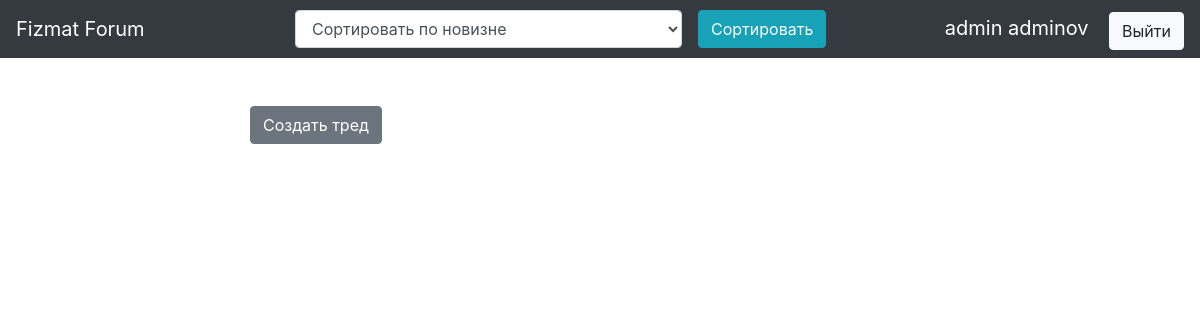
Page / (signed in) on the earlier database version.
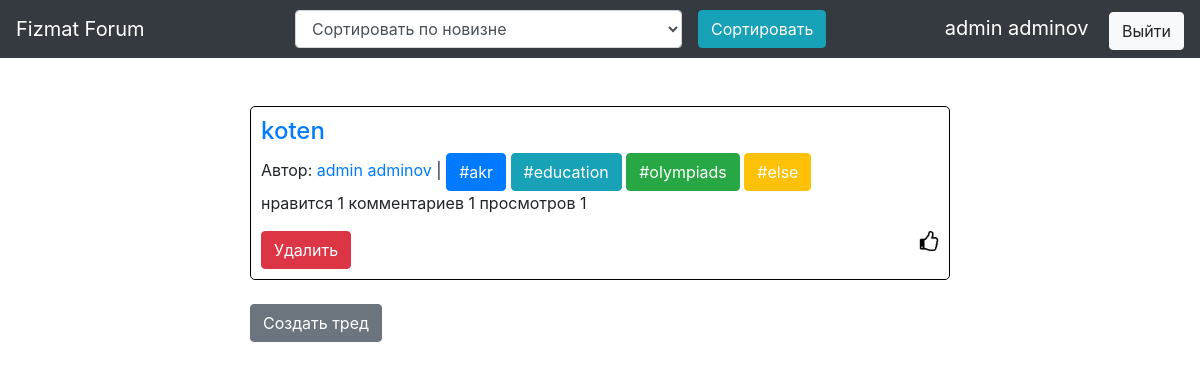
Same page on the later database version.
### data/threads.py (models this page shows)
class Thread(SqlAlchemyBase, UserMixin, SerializerMixin):
    __tablename__ = 'threads'
    id = sqlalchemy.Column(sqlalchemy.Integer, primary_key=True, autoincrement=True)
    title = sqlalchemy.Column(sqlalchemy.String, nullable=False)
    user_id = sqlalchemy.Column(sqlalchemy.Integer, sqlalchemy.ForeignKey("users.id"))
    like_count = sqlalchemy.Column(sqlalchemy.Integer, nullable=False)
    view_count = sqlalchemy.Column(sqlalchemy.Integer, nullable=False)
    comment_count = sqlalchemy.Column(sqlalchemy.Integer, nullable=False)
    user = orm.relation('User')
    categories = orm.relation("Category", secondary=association_table, backref="threads")

### data/users.py (models this page shows, shortened)
class User(SqlAlchemyBase, UserMixin, SerializerMixin):
    __tablename__ = 'users'
    id = sqlalchemy.Column(sqlalchemy.Integer, primary_key=True, autoincrement=True)
    surname = sqlalchemy.Column(sqlalchemy.String, nullable=False)
    name = sqlalchemy.Column(sqlalchemy.String, nullable=False)
    age = sqlalchemy.Column(sqlalchemy.Integer, nullable=False)
    grade = sqlalchemy.Column(sqlalchemy.Integer, nullable=False)
    email = sqlalchemy.Column(sqlalchemy.String, index=True, unique=True, nullable=False)
    hashed_password = sqlalchemy.Column(sqlalchemy.String)

### data/categories.py (models this page shows)
class Category(SqlAlchemyBase):
    __tablename__ = 'categories'
    id = sqlalchemy.Column(sqlalchemy.Integer, primary_key=True, autoincrement=True)
    name = sqlalchemy.Column(sqlalchemy.String, nullable=True)

### main.py (the view)
@app.route('/')
def index():
    session = db_session.create_session()
    return render_template('index.html', threads=session.query(Thread).all())

### data/db_session.py (called while the page is built)
def create_session() -> Session:
    global __factory
    return __factory()

### main.py (called while the page is built)
@login_manager.user_loader
def load_user(user_id):
    session = db_session.create_session()
    return session.query(User).get(user_id)

### templates/index.html (shortened to what this page needs)
{% extends "base.html" %}
{% block select %}
<form class="form-inline" name="sort_type" action="/sorted" method="GET">
    <div class="form-group mx-sm-3">
        <select class="form-control" name="sort_type">
            <option value="time">Сортировать по новизне</option>
        </select>
    </div>
    <button class="btn btn-info" type="submit">Сортировать</button>
</form>
{% endblock %}
{% block content %}
<br/><br/>
{% for item in threads|reverse %}
    <div class="thread">
        <a href="/thread/{{ item.id }}"><h4>{{ item.title }}</h4></a>
        <p>Автор: <a target="_blank" href="/profile/{{current_user.id}}">{{ item.user.name }} {{ item.user.surname }}</a> |
        {% for tag in item.categories %}
            {% if tag.name == "education" %}
                <a class="btn btn-info" style="color: #fff;">#education</a>
            {% elif tag.name == "akr" %}
                <a class="btn btn-primary" style="color: #fff;">#akr</a>
            {% elif tag.name == "olympiads" %}
                <a class="btn btn-success" style="color: #fff;">#olympiads</a>
            {% else %}
                <a class="btn btn-warning" style="color: #fff;">#else</a>
            {% endif %}
        {% endfor %}
        <br/>нравится {{ item.like_count }} комментариев {{ item.comment_count }} просмотров {{ item.view_count }}</p>
        {% if current_user.is_authenticated and current_user == item.user %}
            <a href="/thread_delete/{{ item.id }}" class="btn btn-danger">Удалить</a>
        {% endif %}
        {% if current_user.is_authenticated %}
            <a href="/like_thread/{{ item.id }}"><img src="/static/img/like.png" height="20px" width="20px" align="right"></a>
        {% endif %}
    </div>
    <br>
{% endfor %}
    {% if current_user.is_authenticated %}
        <a href="add_thread" class="btn btn-secondary form">Создать тред</a>
    {% endif %}
{% endblock %}

Differences in the rows shown:
added Thread: title "koten", user.name "admin", user.surname "adminov", like_count "1", comment_count "1", view_count "1"
now on this page (row unchanged): Category: name "#akr"
now on this page (row unchanged): Category: name "#education"
now on this page (row unchanged): Category: name "#olympiads"
now on this page (row unchanged): Category: name "#else"
